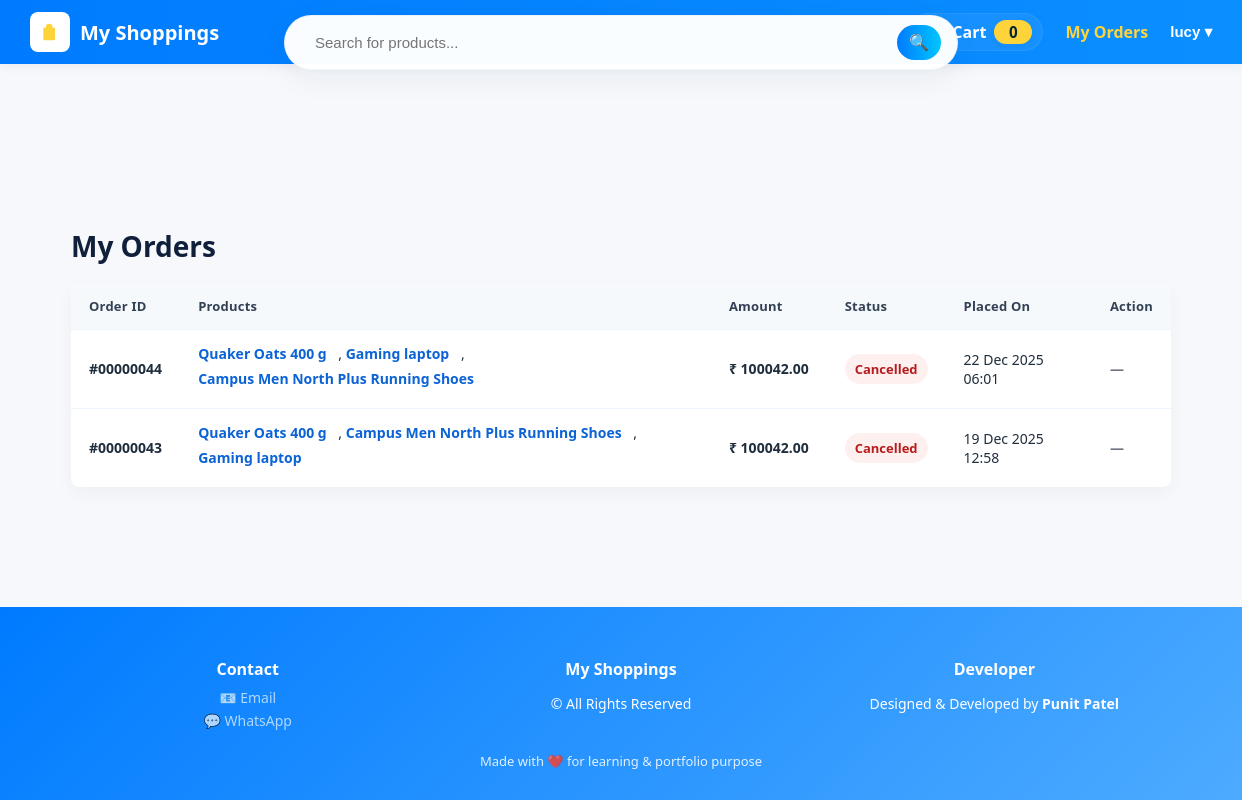
/shop/orders/ (signed in), run on the app's committed database.
### shop/models.py (models this page shows, shortened)
class Order(models.Model):
    STATUS_CHOICES = (
        ('created', 'Created'),
        ('paid', 'Paid'),
        ('failed', 'Failed'),
    )
    email = models.EmailField()
    total_amount = models.DecimalField(max_digits=10, decimal_places=2)
    created_at = models.DateTimeField(auto_now_add=True)
    razorpay_order_id = models.CharField(max_length=255, blank=True, null=True)
    razorpay_payment_id = models.CharField(max_length=255, blank=True, null=True)
    razorpay_signature = models.CharField(max_length=255, blank=True, null=True)
    status = models.CharField(max_length=20, choices=STATUS_CHOICES, default='created')

class OrderItem(models.Model):
    order = models.ForeignKey(
        Order,
        related_name="items",
        on_delete=models.CASCADE
    )
    product = models.ForeignKey(
        Product,
        on_delete=models.SET_NULL,
        null=True,
        blank=True
    )
    price = models.DecimalField(max_digits=10, decimal_places=2)
    quantity = models.PositiveIntegerField(default=1)

class Product(models.Model):
    category = models.ForeignKey(Category, on_delete=models.CASCADE, related_name='products')
    name = models.CharField(max_length=200)
    slug = models.SlugField(unique=True)
    description = models.TextField(blank=True)
    price = models.DecimalField(max_digits=10, decimal_places=2)
    image_url = models.URLField(blank=True)  # simple for local demo
    is_active = models.BooleanField(default=True)
    created_at = models.DateTimeField(auto_now_add=True)

### shop/views.py (the view)
# urls.py: path('orders/', views.my_orders, name='my_orders'),
@login_required
def my_orders(request):
    orders = Order.objects.filter(email=request.user.email).order_by("-created_at")
    return render(request, "shop/my_orders.html", {"orders": orders})

### shop/cart.py (called while the page is built)
    def __len__(self):
        return sum(int(item["quantity"]) for item in self.cart.values())

### shop/context_processors.py (called while the page is built)
def cart_counts(request):
    try:
        cart = Cart(request)
        unique = len(cart.cart) if hasattr(cart, 'cart') else 0
        total_qty = len(cart)
    except Exception:
        unique = 0
        total_qty = 0
    return {
        "cart_unique_items": unique,
        "cart_total_qty": total_qty,
    }

### shop/templates/shop/my_orders.html (shortened to what this page needs)
{% extends "shop/base.html" %}
{% block content %}
<div class="orders-wrap">
  <h1 class="orders-title">My Orders</h1>
  <table class="orders-table" role="table" aria-label="My Orders">
    <thead>
      <tr>
        <th>Order ID</th>
        <th>Products</th>
        <th>Amount</th>
        <th>Status</th>
        <th>Placed On</th>
        <th>Action</th>
      </tr>
    </thead>
    <tbody>
      {% if orders %}
      {% for o in orders %}
      {% with o.id|stringformat:"08d" as padded_id %}
      <tr>
        <td class="order-id" data-label="Order ID">#{{ padded_id }}</td>
        <td class="product-list" data-label="Products">
          {% if o.items.exists %}
          {% for item in o.items.all %}
          {% if item.product %}
          <a class="product-link" href="{% url 'shop:product_detail' item.product.slug %}">
            {{ item.product.name }}
          </a>
          {% else %}
          <span style="color:#6b7280;">Item</span>
          {% endif %}
          {% if not forloop.last %}
          ,
          {% endif %}
          {% endfor %}
          {% else %}
          <a class="product-link" href="{% url 'shop:order_detail' o.id %}">
            View Items
          </a>
          {% endif %}
        </td>
        <td class="price-cell" data-label="Amount">₹ {{ o.total_amount }}</td>
        <td data-label="Status">
          {% if o.status == 'created' %}
          <span class="status-badge status-active">Active</span>
          {% elif o.status == 'paid' %}
          <span class="status-badge status-paid">Paid</span>
          {% elif o.status == 'cancelled' %}
          <span class="status-badge status-cancelled">Cancelled</span>
          {% else %}
          <span class="status-badge">{{ o.get_status_display }}</span>
          {% endif %}
        </td>
        <td data-label="Placed On">{{ o.created_at|date:"d M Y H:i" }}</td>
        <td data-label="Action">
          {% if o.status != 'paid' and o.status != 'cancelled' %}
          <form method="post" action="{% url 'shop:cancel_order' o.id %}" class="action-form"
            onsubmit="return confirm('Cancel order #{{ padded_id }} ?');">
            {% csrf_token %}
            <button type="submit" class="btn-cancel">Cancel</button>
          </form>
          {% else %}
          <span style="color:#6b7280;font-weight:600;">—</span>
          {% endif %}
        </td>
      </tr>
      {% endwith %}
      {% endfor %}
      {% else %}
      <tr>
        <td colspan="6" style="padding:22px; text-align:center; color:#6b7280;">No orders found.</td>
      </tr>
      {% endif %}
    </tbody>
  </table>
</div>
{% endblock %}

### shop/templates/shop/base.html (shortened to what this page needs)
{% load static %}
<!doctype html>
<html lang="en">
<head>
  <link rel="stylesheet" href="{% static 'shop/css/style.css' %}">
</head>
<body data-initial-cart-count="{{ cart_unique_items|default:0 }}">
  <form class="floating-search" method="get" action="{% url 'shop:product_list' %}">
    <input type="text" name="q" value="{{ query }}" placeholder="Search for products...">
    <button type="submit" aria-label="Search">
      🔍
    </button>
  </form>
  <header>
    <a class="brand" href="{% url 'shop:product_list' %}">
      <span class="logo" aria-hidden="true">
        <svg viewBox="0 0 24 24" xmlns="http://www.w3.org/2000/svg" aria-hidden="true">
          <path d="M7 7V6a4 4 0 0 1 8 0v1h3v13a2 2 0 0 1-2 2H6a2 2 0 0 1-2-2V7h3zM9 7h6" fill="#ffd43b" />
        </svg>
      </span>
      <div>
        <div class="title">My Shoppings</div>
      </div>
    </a>
    <div style="display:flex; align-items:center; gap:12px;">
      <a href="{% url 'shop:cart_detail' %}" class="cart-badge" id="cartLink" aria-label="Cart">
        <span style="font-weight:700;color:#fff;margin-left:6px;">Cart</span>
        <span id="cartCountBadge" class="cart-count" aria-live="polite" aria-atomic="true">
          {{ cart_unique_items|default:0 }}
        </span>
      </a>
      <a href="{% url 'shop:my_orders' %}" style="color:#ffd43b; font-weight:600;">My Orders</a>
      <div class="account">
        {% if request.user.is_authenticated %}
        <button class="account-btn" id="accountBtn">{{ request.user.get_username }} ▾</button>
        {% else %}
        <a href="{% url 'shop:login' %}" style="color:#ffd43b; font-weight:600;">Login</a>
        <a href="{% url 'shop:signup' %}" style="color:#ffd43b; font-weight:600; margin-left:6px;">Signup</a>
        {% endif %}
      </div>
    </div>
  </header>
  <main>
    {% block content %}{% endblock %}
  </main>
  <footer>
    <div class="footer-container">
      <div class="footer-column">
        <h4>Contact</h4>
        <a href="mailto:punitp0170@gmail.com" target="_blank">📧 Email</a>
        <a href="https://wa.me/917048856947" target="_blank">💬 WhatsApp</a>
      </div>
      <div class="footer-column">
        <h4>My Shoppings</h4>
        <p>© {{ now|date:"Y" }} All Rights Reserved</p>
      </div>
      <div class="footer-column">
        <h4>Developer</h4>
        <p>Designed & Developed by <strong>Punit Patel</strong></p>
      </div>
    </div>
    <div class="footer-bottom">
      Made with ❤️ for learning & portfolio purpose
    </div>
  </footer>
</body>
</html>

### static/shop/css/style.css (style rules this page uses)
:root { --muted:#6b7280 }

### shop/templates/shop/base.html (style rules this page uses)
body { font-family: 'Segoe UI', Tahoma, Arial, sans-serif; margin: 0; background: #f6f8fb; color: #333; overflow-x: hidden; display: flex; flex-direction: column; min-height: 100vh; -webkit-font-smoothing: antialiased; -moz-osx-font-smoothing: grayscale; }
header { background: linear-gradient(90deg, #007BFF 0%, #0b8fff 100%); color: #fff; padding: 12px 20px; display: flex; justify-content: space-between; align-items: center; flex-wrap: wrap; position: relative; z-index: 2; box-shadow: 0 3px 10px rgba(6, 40, 84, 0.06); }
header .brand { display: flex; align-items: center; gap: 10px; text-decoration: none; color: #ffd43b; }
.brand .logo { width: 34px; height: 34px; border-radius: 8px; background: #fff; display: grid; place-items: center; padding: 3px; }
.brand .logo svg { width: 20px; height: 20px; fill: #0077d9; }
.brand .title { font-size: 20px; font-weight: 700; color: #fff; margin: 0; }
header a { color: #ffd43b; text-decoration: none; font-weight: 600; margin-left: 10px; }
.account { position: relative; display: inline-block; }
.account .account-btn { background: transparent; border: none; color: #fff; font-weight: 600; cursor: pointer; font-size: 15px; padding: 6px 10px; border-radius: 8px; }
.cart-badge { display: inline-flex; align-items: center; gap: 8px; background: rgba(255, 255, 255, 0.06); padding: 6px 10px; border-radius: 999px; color: #fff; font-weight: 600; text-decoration: none; border: 1px solid rgba(255, 255, 255, 0.06); }
.cart-count { background: #ffd43b; color: #07263a; font-weight: 800; padding: 2px 8px; border-radius: 999px; font-size: 0.95rem; min-width: 22px; text-align: center; display: inline-block; box-shadow: 0 2px 6px rgba(8, 30, 60, 0.06); }
.floating-search { position: fixed; top: 15px; left: 50%; transform: translateX(-50%); z-index: 1000; background: rgba(255, 255, 255, 0.98); border-radius: 30px; box-shadow: 0 8px 30px rgba(6, 40, 84, 0.06); padding: 8px 16px; display: flex; align-items: center; gap: 10px; width: 86%; max-width: 640px; border: 1px solid rgba(10, 40, 100, 0.05); }
.floating-search input[type="text"] { flex: 1; padding: 10px 14px; border: none; outline: none; background: transparent; font-size: 15px; color: #333; }
.floating-search button { background: linear-gradient(90deg, #007BFF, #00C6FF); border: none; color: white; padding: 8px 12px; border-radius: 999px; cursor: pointer; font-size: 16px; }
main { flex: 1; max-width: 1200px; margin: 110px auto 24px auto; padding: 0 16px; width: 100%; }
footer { background: linear-gradient(135deg, #007BFF, #4dabff); color: #fff; padding: 30px 10px; font-size: 14px; margin-top: auto; }
.footer-container { display: flex; justify-content: space-between; flex-wrap: wrap; max-width: 1100px; margin: auto; text-align: center; gap: 20px; }
.footer-column { flex: 1; min-width: 200px; }
.footer-column h4 { margin-bottom: 8px; font-size: 16px; font-weight: bold; color: #fff; }
.footer-column a { color: #fffa; text-decoration: none; display: block; margin: 4px 0; font-size: 14px; }
.footer-bottom { text-align: center; margin-top: 18px; font-size: 13px; opacity: 0.85; }

### shop/templates/shop/my_orders.html (style rules this page uses)
.orders-wrap { max-width: 1100px; margin: 28px auto; background: transparent; padding: 6px; }
h1.orders-title { font-size: 28px; margin-bottom: 18px; color: #10203a; font-weight: 700; }
.orders-table { width: 100%; border-collapse: collapse; background: #fff; border-radius: 8px; overflow: hidden; box-shadow: 0 6px 18px rgba(18, 38, 63, 0.04); }
.orders-table thead tr { background: #f6f9fc; }
.orders-table th, .orders-table td { padding: 14px 18px; text-align: left; vertical-align: middle; border-bottom: 1px solid #eef4fb; font-size: 14px; color: #1f2d3d; }
.orders-table th { font-weight: 700; color: #334155; font-size: 13px; letter-spacing: 0.2px; }
.orders-table tbody tr:last-child td { border-bottom: none; }
.order-id { font-weight: 700; color: #0b3b66; }
.price-cell { font-weight: 700; color: #0b4da0; white-space: nowrap; }
.status-badge { display: inline-block; padding: 6px 10px; border-radius: 999px; font-weight: 700; font-size: 13px; }
.status-cancelled { background: #fff0f0; color: #b71c1c; }
.product-link { color: #0b63d6; font-weight: 700; text-decoration: none; }
.product-list a { margin-right: 8px; display: inline-block; margin-bottom: 6px; }

### data on the page
Order: padded_id "00000044", total_amount "100042.00", status "Cancelled", created_at "22 Dec 2025 06:01"
OrderItem: product.name "Quaker Oats 400 g"
OrderItem: product.name "Gaming laptop"
OrderItem: product.name "Campus Men North Plus Running Shoes"
Order: padded_id "00000043", total_amount "100042.00", status "Cancelled", created_at "19 Dec 2025 12:58"
OrderItem: product.name "Quaker Oats 400 g"
OrderItem: product.name "Campus Men North Plus Running Shoes"
OrderItem: product.name "Gaming laptop"

### other printed values
{{ cart_unique_items|default:0 }} "0"
{{ request.user.get_username }} "lucy"
